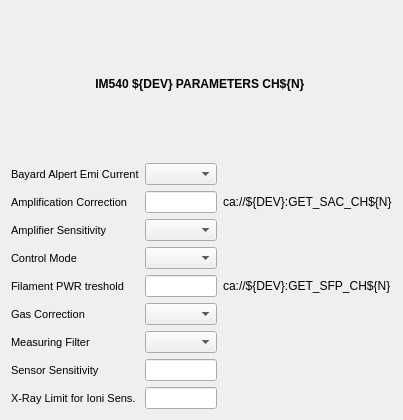
<?xml version="1.0" encoding="UTF-8"?>
<ui version="4.0">
 <class>Form</class>
 <widget class="QWidget" name="Form">
  <property name="geometry">
   <rect>
    <x>0</x>
    <y>0</y>
    <width>400</width>
    <height>420</height>
   </rect>
  </property>
  <property name="windowTitle">
   <string>Form</string>
  </property>
  <layout class="QVBoxLayout" name="verticalLayout_2">
   <item>
    <widget class="QLabel" name="Tittle">
     <property name="font">
      <font>
       <weight>75</weight>
       <bold>true</bold>
      </font>
     </property>
     <property name="text">
      <string>IM540 ${DEV} PARAMETERS CH${N} </string>
     </property>
     <property name="alignment">
      <set>Qt::AlignCenter</set>
     </property>
    </widget>
   </item>
   <item>
    <layout class="QGridLayout" name="gridLayout">
     <item row="3" column="2">
      <widget class="PyDMLabel" name="PyDMLabel_7">
       <property name="toolTip">
        <string/>
       </property>
       <property name="precisionFromPV" stdset="0">
        <bool>false</bool>
       </property>
       <property name="alarmSensitiveBorder" stdset="0">
        <bool>true</bool>
       </property>
       <property name="channel" stdset="0">
        <string>ca://${DEV}:GET_SCM_CH${N}</string>
       </property>
      </widget>
     </item>
     <item row="7" column="2">
      <widget class="PyDMLabel" name="PyDMLabel_11">
       <property name="toolTip">
        <string/>
       </property>
       <property name="showUnits" stdset="0">
        <bool>true</bool>
       </property>
       <property name="alarmSensitiveBorder" stdset="0">
        <bool>true</bool>
       </property>
       <property name="channel" stdset="0">
        <string>ca://${DEV}:GET_SSV_CH${N}</string>
       </property>
      </widget>
     </item>
     <item row="0" column="1">
      <widget class="PyDMEnumComboBox" name="PyDMEnumComboBox">
       <property name="toolTip">
        <string/>
       </property>
       <property name="alarmSensitiveBorder" stdset="0">
        <bool>false</bool>
       </property>
       <property name="channel" stdset="0">
        <string>ca://${DEV}:SET_BCC_CH${N}</string>
       </property>
      </widget>
     </item>
     <item row="7" column="0">
      <widget class="QLabel" name="label_12">
       <property name="font">
        <font>
         <pointsize>8</pointsize>
        </font>
       </property>
       <property name="text">
        <string>Sensor Sensitivity</string>
       </property>
      </widget>
     </item>
     <item row="1" column="1">
      <widget class="PyDMLineEdit" name="PyDMLineEdit">
       <property name="toolTip">
        <string/>
       </property>
       <property name="precision" stdset="0">
        <number>0</number>
       </property>
       <property name="showUnits" stdset="0">
        <bool>false</bool>
       </property>
       <property name="precisionFromPV" stdset="0">
        <bool>true</bool>
       </property>
       <property name="alarmSensitiveBorder" stdset="0">
        <bool>false</bool>
       </property>
       <property name="channel" stdset="0">
        <string>ca://${DEV}:SET_SAC_CH${N}</string>
       </property>
       <property name="displayFormat" stdset="0">
        <enum>PyDMLineEdit::Default</enum>
       </property>
      </widget>
     </item>
     <item row="4" column="2">
      <widget class="PyDMLabel" name="PyDMLabel_8">
       <property name="toolTip">
        <string/>
       </property>
       <property name="text">
        <string>ca://${DEV}:GET_SFP_CH${N}</string>
       </property>
       <property name="precision" stdset="0">
        <number>0</number>
       </property>
       <property name="showUnits" stdset="0">
        <bool>true</bool>
       </property>
       <property name="precisionFromPV" stdset="0">
        <bool>true</bool>
       </property>
       <property name="alarmSensitiveBorder" stdset="0">
        <bool>true</bool>
       </property>
       <property name="channel" stdset="0">
        <string>ca://${DEV}:GET_SFP_CH${N}</string>
       </property>
       <property name="displayFormat" stdset="0">
        <enum>PyDMLabel::Default</enum>
       </property>
      </widget>
     </item>
     <item row="3" column="1">
      <widget class="PyDMEnumComboBox" name="PyDMEnumComboBox_4">
       <property name="toolTip">
        <string/>
       </property>
       <property name="alarmSensitiveBorder" stdset="0">
        <bool>false</bool>
       </property>
       <property name="channel" stdset="0">
        <string>ca://${DEV}:SET_SCM_CH${N}</string>
       </property>
      </widget>
     </item>
     <item row="2" column="1">
      <widget class="PyDMEnumComboBox" name="PyDMEnumComboBox_3">
       <property name="toolTip">
        <string/>
       </property>
       <property name="alarmSensitiveBorder" stdset="0">
        <bool>false</bool>
       </property>
       <property name="channel" stdset="0">
        <string>ca://${DEV}:SET_SAS_CH${N}</string>
       </property>
      </widget>
     </item>
     <item row="1" column="2">
      <widget class="PyDMLabel" name="PyDMLabel_4">
       <property name="toolTip">
        <string/>
       </property>
       <property name="text">
        <string>ca://${DEV}:GET_SAC_CH${N}</string>
       </property>
       <property name="precision" stdset="0">
        <number>0</number>
       </property>
       <property name="showUnits" stdset="0">
        <bool>true</bool>
       </property>
       <property name="precisionFromPV" stdset="0">
        <bool>true</bool>
       </property>
       <property name="alarmSensitiveBorder" stdset="0">
        <bool>true</bool>
       </property>
       <property name="channel" stdset="0">
        <string>ca://${DEV}:GET_SAC_CH${N}</string>
       </property>
       <property name="displayFormat" stdset="0">
        <enum>PyDMLabel::Default</enum>
       </property>
      </widget>
     </item>
     <item row="2" column="2">
      <widget class="PyDMLabel" name="PyDMLabel_3">
       <property name="toolTip">
        <string/>
       </property>
       <property name="precisionFromPV" stdset="0">
        <bool>false</bool>
       </property>
       <property name="alarmSensitiveBorder" stdset="0">
        <bool>true</bool>
       </property>
       <property name="channel" stdset="0">
        <string>ca://${DEV}:GET_SAS_CH${N}</string>
       </property>
      </widget>
     </item>
     <item row="4" column="1">
      <widget class="PyDMLineEdit" name="PyDMLineEdit_4">
       <property name="toolTip">
        <string/>
       </property>
       <property name="precision" stdset="0">
        <number>0</number>
       </property>
       <property name="showUnits" stdset="0">
        <bool>false</bool>
       </property>
       <property name="precisionFromPV" stdset="0">
        <bool>true</bool>
       </property>
       <property name="alarmSensitiveBorder" stdset="0">
        <bool>false</bool>
       </property>
       <property name="channel" stdset="0">
        <string>ca://${DEV}:SET_SFP_CH${N}</string>
       </property>
       <property name="displayFormat" stdset="0">
        <enum>PyDMLineEdit::Default</enum>
       </property>
      </widget>
     </item>
     <item row="5" column="2">
      <widget class="PyDMLabel" name="PyDMLabel_9">
       <property name="toolTip">
        <string/>
       </property>
       <property name="precisionFromPV" stdset="0">
        <bool>false</bool>
       </property>
       <property name="alarmSensitiveContent" stdset="0">
        <bool>false</bool>
       </property>
       <property name="alarmSensitiveBorder" stdset="0">
        <bool>true</bool>
       </property>
       <property name="channel" stdset="0">
        <string>ca://${DEV}:GET_SGC_CH${N}</string>
       </property>
      </widget>
     </item>
     <item row="5" column="0">
      <widget class="QLabel" name="label_10">
       <property name="font">
        <font>
         <pointsize>8</pointsize>
        </font>
       </property>
       <property name="text">
        <string>Gas Correction</string>
       </property>
      </widget>
     </item>
     <item row="8" column="0">
      <widget class="QLabel" name="label_13">
       <property name="font">
        <font>
         <pointsize>8</pointsize>
        </font>
       </property>
       <property name="text">
        <string>X-Ray Limit for Ioni Sens.</string>
       </property>
      </widget>
     </item>
     <item row="3" column="0">
      <widget class="QLabel" name="label_8">
       <property name="font">
        <font>
         <pointsize>8</pointsize>
        </font>
       </property>
       <property name="text">
        <string>Control Mode</string>
       </property>
      </widget>
     </item>
     <item row="4" column="0">
      <widget class="QLabel" name="label_9">
       <property name="font">
        <font>
         <pointsize>8</pointsize>
        </font>
       </property>
       <property name="text">
        <string>Filament PWR treshold</string>
       </property>
      </widget>
     </item>
     <item row="5" column="1">
      <widget class="PyDMEnumComboBox" name="PyDMEnumComboBox_5">
       <property name="toolTip">
        <string/>
       </property>
       <property name="alarmSensitiveBorder" stdset="0">
        <bool>false</bool>
       </property>
       <property name="channel" stdset="0">
        <string>ca://${DEV}:SET_SGC_CH${N}</string>
       </property>
      </widget>
     </item>
     <item row="8" column="2">
      <widget class="PyDMLabel" name="PyDMLabel_12">
       <property name="toolTip">
        <string/>
       </property>
       <property name="showUnits" stdset="0">
        <bool>true</bool>
       </property>
       <property name="alarmSensitiveBorder" stdset="0">
        <bool>true</bool>
       </property>
       <property name="channel" stdset="0">
        <string>ca://${DEV}:GET_SXR_CH${N}</string>
       </property>
      </widget>
     </item>
     <item row="2" column="0">
      <widget class="QLabel" name="label_3">
       <property name="font">
        <font>
         <pointsize>8</pointsize>
        </font>
       </property>
       <property name="text">
        <string>Amplifier Sensitivity</string>
       </property>
      </widget>
     </item>
     <item row="6" column="1">
      <widget class="PyDMEnumComboBox" name="PyDMEnumComboBox_6">
       <property name="toolTip">
        <string/>
       </property>
       <property name="alarmSensitiveBorder" stdset="0">
        <bool>false</bool>
       </property>
       <property name="channel" stdset="0">
        <string>ca://${DEV}:SET_SMF_CH${N}</string>
       </property>
      </widget>
     </item>
     <item row="6" column="2">
      <widget class="PyDMLabel" name="PyDMLabel_10">
       <property name="toolTip">
        <string/>
       </property>
       <property name="precisionFromPV" stdset="0">
        <bool>false</bool>
       </property>
       <property name="alarmSensitiveBorder" stdset="0">
        <bool>true</bool>
       </property>
       <property name="channel" stdset="0">
        <string>ca://${DEV}:GET_SMF_CH${N}</string>
       </property>
      </widget>
     </item>
     <item row="0" column="2">
      <widget class="PyDMLabel" name="PyDMLabel">
       <property name="toolTip">
        <string/>
       </property>
       <property name="precisionFromPV" stdset="0">
        <bool>false</bool>
       </property>
       <property name="alarmSensitiveBorder" stdset="0">
        <bool>true</bool>
       </property>
       <property name="channel" stdset="0">
        <string>ca://${DEV}:GET_BCC_CH${N}</string>
       </property>
      </widget>
     </item>
     <item row="6" column="0">
      <widget class="QLabel" name="label_11">
       <property name="font">
        <font>
         <pointsize>8</pointsize>
        </font>
       </property>
       <property name="text">
        <string>Measuring Filter</string>
       </property>
      </widget>
     </item>
     <item row="1" column="0">
      <widget class="QLabel" name="label_2">
       <property name="font">
        <font>
         <pointsize>8</pointsize>
        </font>
       </property>
       <property name="text">
        <string>Amplification Correction</string>
       </property>
      </widget>
     </item>
     <item row="8" column="1">
      <widget class="PyDMLineEdit" name="PyDMLineEdit_6">
       <property name="toolTip">
        <string/>
       </property>
       <property name="precision" stdset="0">
        <number>0</number>
       </property>
       <property name="showUnits" stdset="0">
        <bool>false</bool>
       </property>
       <property name="precisionFromPV" stdset="0">
        <bool>true</bool>
       </property>
       <property name="alarmSensitiveBorder" stdset="0">
        <bool>false</bool>
       </property>
       <property name="channel" stdset="0">
        <string>ca://${DEV}:SET_SXR_CH${N}</string>
       </property>
       <property name="displayFormat" stdset="0">
        <enum>PyDMLineEdit::Default</enum>
       </property>
      </widget>
     </item>
     <item row="7" column="1">
      <widget class="PyDMLineEdit" name="PyDMLineEdit_5">
       <property name="toolTip">
        <string/>
       </property>
       <property name="precision" stdset="0">
        <number>0</number>
       </property>
       <property name="showUnits" stdset="0">
        <bool>false</bool>
       </property>
       <property name="precisionFromPV" stdset="0">
        <bool>true</bool>
       </property>
       <property name="alarmSensitiveBorder" stdset="0">
        <bool>false</bool>
       </property>
       <property name="channel" stdset="0">
        <string>ca://${DEV}:SET_SSV_CH${N}</string>
       </property>
       <property name="displayFormat" stdset="0">
        <enum>PyDMLineEdit::Default</enum>
       </property>
      </widget>
     </item>
     <item row="0" column="0">
      <widget class="QLabel" name="label">
       <property name="font">
        <font>
         <pointsize>8</pointsize>
        </font>
       </property>
       <property name="frameShape">
        <enum>QFrame::NoFrame</enum>
       </property>
       <property name="text">
        <string>Bayard Alpert Emi Current</string>
       </property>
      </widget>
     </item>
    </layout>
   </item>
  </layout>
 </widget>
 <customwidgets>
  <customwidget>
   <class>PyDMLabel</class>
   <extends>QLabel</extends>
   <header>pydm.widgets.label</header>
  </customwidget>
  <customwidget>
   <class>PyDMEnumComboBox</class>
   <extends>QComboBox</extends>
   <header>pydm.widgets.enum_combo_box</header>
  </customwidget>
  <customwidget>
   <class>PyDMLineEdit</class>
   <extends>QLineEdit</extends>
   <header>pydm.widgets.line_edit</header>
  </customwidget>
 </customwidgets>
 <resources/>
 <connections/>
</ui>
